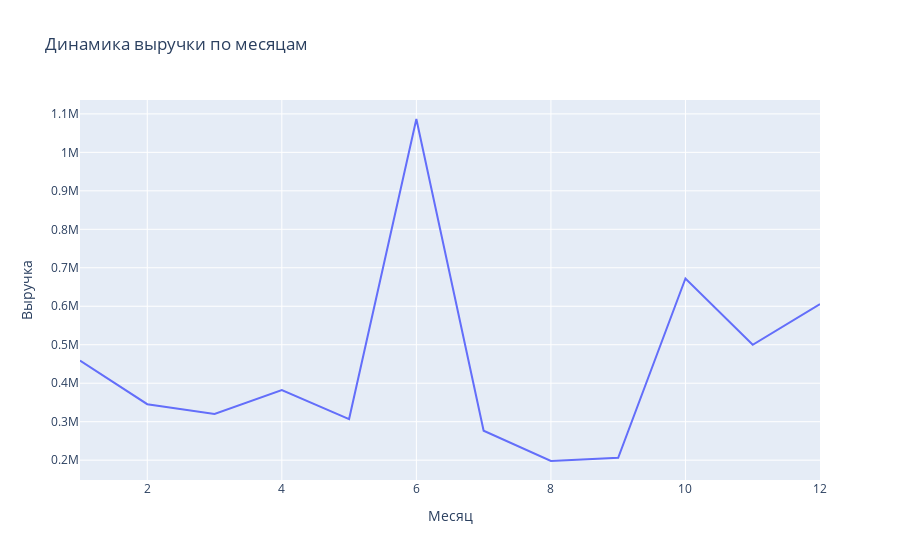
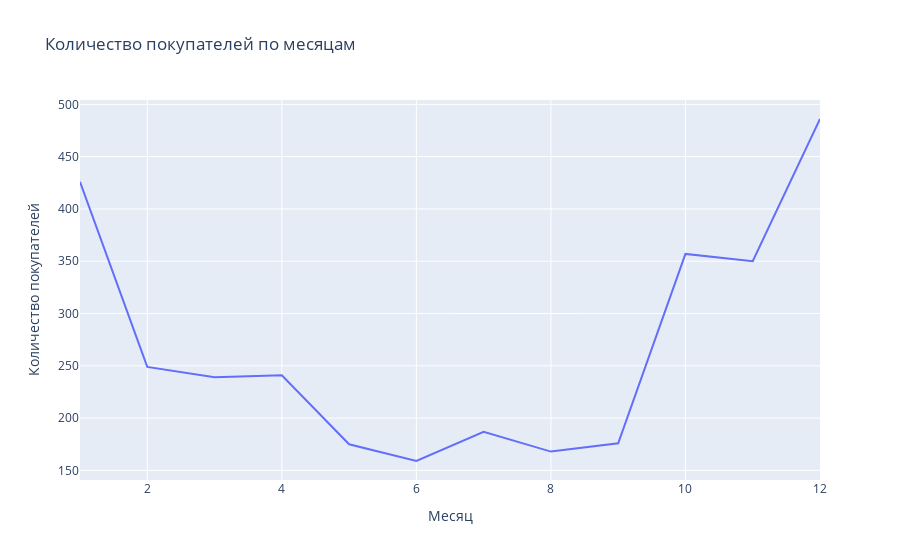

Here is the notebook cell these charts were saved with, in order:
### Markdown cell above
Получаем результат меньше одного процент, то ест удаление выбросов на исследование не повлияет

Далее построим графики без выбросов

### Code cell
fig = px.line(grouped_by_date, x='month', y='price_order', title='Динамика выручки по месяцам')
fig.update_layout(
    yaxis_title='Выручка',
    xaxis_title='Месяц')
fig.show()


fig = px.line(grouped_by_date, x='month', y='customer_id', title='Количество покупателей по месяцам')
fig.update_layout(
    yaxis_title='Количество покупателей',
    xaxis_title='Месяц')
fig.show()

### Figure 1 — Plotly figure (JSON) as saved in the notebook; plotly's stock layout.template omitted (floating-point values rounded to 4 significant figures)
{"data": [{"hovertemplate": "month=%{x}<br>price_order=%{y}<extra></extra>", "legendgroup": "", "line": {"color": "#636efa", "dash": "solid"}, "marker": {"symbol": "circle"}, "mode": "lines", "name": "", "orientation": "v", "showlegend": false, "type": "scatter", "x": [1, 2, 3, 4, 5, 6, 7, 8, 9, 10, 11, 12], "xaxis": "x", "y": [458800.0, 345454, 320018, 381915, 306744, 1086681, 276547, 197833, 206022, 672348, 500000.0, 605700.0], "yaxis": "y"}], "layout": {"legend": {"tracegroupgap": 0}, "title": {"text": "Динамика выручки по месяцам"}, "xaxis": {"anchor": "y", "domain": [0, 1], "title": {"text": "Месяц"}}, "yaxis": {"anchor": "x", "domain": [0, 1], "title": {"text": "Выручка"}}}}

### Figure 2 — Plotly figure (JSON) as saved in the notebook; plotly's stock layout.template omitted (floating-point values rounded to 4 significant figures)
{"data": [{"hovertemplate": "month=%{x}<br>customer_id=%{y}<extra></extra>", "legendgroup": "", "line": {"color": "#636efa", "dash": "solid"}, "marker": {"symbol": "circle"}, "mode": "lines", "name": "", "orientation": "v", "showlegend": false, "type": "scatter", "x": [1, 2, 3, 4, 5, 6, 7, 8, 9, 10, 11, 12], "xaxis": "x", "y": [426, 249, 239, 241, 175, 159, 187, 168, 176, 357, 350, 486], "yaxis": "y"}], "layout": {"legend": {"tracegroupgap": 0}, "title": {"text": "Количество покупателей по месяцам"}, "xaxis": {"anchor": "y", "domain": [0, 1], "title": {"text": "Месяц"}}, "yaxis": {"anchor": "x", "domain": [0, 1], "title": {"text": "Количество покупателей"}}}}
